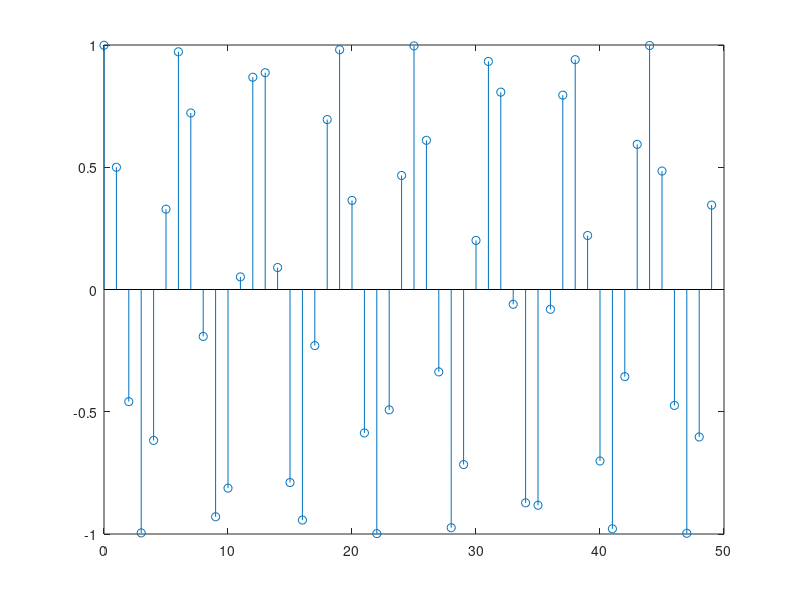

Source code (MATLAB): (Note: this script raises an error after producing the figure.)
%------------------------Ghid Matlab------------------------%

% SEMNALE DETERMINISTE
N = 50;                                       %lungime N
n = 0 : N - 1 ;                               

imp_unit = eye( 1, N );                       %impulsul unitate
tr_unit = ones( 1, N );                       %treapta unitate

w = 1;
phi = 1.618;
alfa = 2.72;

e = alfa .^ n ;                               %semnal exponential
sin_real = sin( w * n + phi );                %sinusoida reala
j = sqrt(-1);
sin_compl = exp( j * ( w * n + phi ));        %sinusoida complexa

stem( n, sin_real );                          %echivalentul functiei plot pentru semnale discrete

x1 = n;
x2 = n;                                       %doua semnale cu acelasi suport
xs = x1 + x2;                                 %suma semnalelor
xc = conv( x1, x2 );                          %convolutia semnalelor
xm = x1 .* x2;                                %modulatia in timp a semnalelor

% SEMNALE ALEATOARE(stocastice)
x1 = rand( 1, N );
x2 = randn( 1, N );                           %semnal aleator cu distributie gaussiana de medie nula si dispersie unitara

m = mean( x2 );                               %media semnalului aleator
r = xcorr( x2, 'unbiased' );                  %auto-corelatia nedeviata
rx = xcorr( x2, 'biased' );                   %aut-corelatia deviata, lungime 2 * N - 1
                                              %daca nu se specifica daca semnalul este deviat sau nevediat atunci s.n. auto-corelatie bruta                
rxx = xcov( x2 );                                             
                                              
% SUNETE(semnale audio)
%se salveaza cu functia auwrite pentru a putea fi ascultat
auwrite(yx, 44100, 16, 'linear', 'xilo.au');
%se scrie cu functia auread
%pentru fisierele .wav se folosesc functiile wavwrite si wavread

